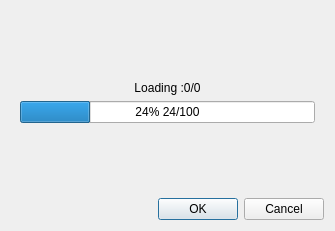
<?xml version="1.0" encoding="UTF-8"?>
<ui version="4.0">
 <class>LoadingWindow</class>
 <widget class="QDialog" name="LoadingWindow">
  <property name="geometry">
   <rect>
    <x>0</x>
    <y>0</y>
    <width>335</width>
    <height>231</height>
   </rect>
  </property>
  <property name="minimumSize">
   <size>
    <width>335</width>
    <height>231</height>
   </size>
  </property>
  <property name="windowTitle">
   <string>Loading</string>
  </property>
  <property name="windowIcon">
   <iconset>
    <normaloff>../../../../../../../../Downloads/xdumpgo-new-icon.png</normaloff>../../../../../../../../Downloads/xdumpgo-new-icon.png</iconset>
  </property>
  <layout class="QVBoxLayout" name="verticalLayout_2">
   <item>
    <widget class="QWidget" name="widget" native="true">
     <layout class="QVBoxLayout" name="verticalLayout">
      <item>
       <spacer name="verticalSpacer_2">
        <property name="orientation">
         <enum>Qt::Vertical</enum>
        </property>
        <property name="sizeHint" stdset="0">
         <size>
          <width>20</width>
          <height>40</height>
         </size>
        </property>
       </spacer>
      </item>
      <item>
       <widget class="QLabel" name="label">
        <property name="text">
         <string>Loading :0/0</string>
        </property>
        <property name="alignment">
         <set>Qt::AlignCenter</set>
        </property>
       </widget>
      </item>
      <item>
       <widget class="QProgressBar" name="progressBar">
        <property name="value">
         <number>24</number>
        </property>
        <property name="format">
         <string>%p% %v/%m</string>
        </property>
       </widget>
      </item>
      <item>
       <spacer name="verticalSpacer">
        <property name="orientation">
         <enum>Qt::Vertical</enum>
        </property>
        <property name="sizeHint" stdset="0">
         <size>
          <width>20</width>
          <height>40</height>
         </size>
        </property>
       </spacer>
      </item>
     </layout>
    </widget>
   </item>
   <item>
    <widget class="QDialogButtonBox" name="buttonBox">
     <property name="orientation">
      <enum>Qt::Horizontal</enum>
     </property>
     <property name="standardButtons">
      <set>QDialogButtonBox::Cancel|QDialogButtonBox::Ok</set>
     </property>
    </widget>
   </item>
  </layout>
 </widget>
 <resources/>
 <connections>
  <connection>
   <sender>buttonBox</sender>
   <signal>accepted()</signal>
   <receiver>LoadingWindow</receiver>
   <slot>accept()</slot>
   <hints>
    <hint type="sourcelabel">
     <x>248</x>
     <y>254</y>
    </hint>
    <hint type="destinationlabel">
     <x>157</x>
     <y>274</y>
    </hint>
   </hints>
  </connection>
  <connection>
   <sender>buttonBox</sender>
   <signal>rejected()</signal>
   <receiver>LoadingWindow</receiver>
   <slot>reject()</slot>
   <hints>
    <hint type="sourcelabel">
     <x>316</x>
     <y>260</y>
    </hint>
    <hint type="destinationlabel">
     <x>286</x>
     <y>274</y>
    </hint>
   </hints>
  </connection>
 </connections>
</ui>
